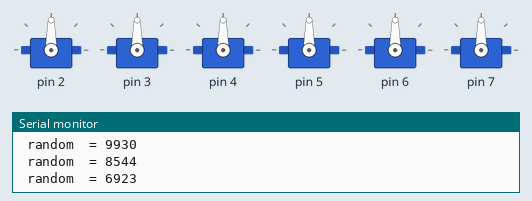
Bench run of a sketch on a simulated Arduino Uno, built with avr-gcc and run on an emulated ATmega328P. Parts: 6 × servo, the last lines printed to the serial monitor. Random numbers use the default seed unless the sketch sets one.

Above: at 0.08 s.
At 0.9 s:
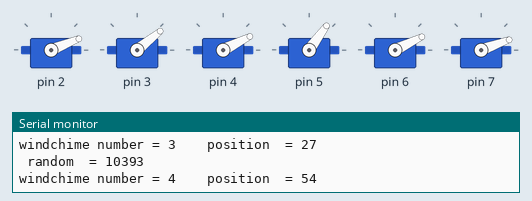
At 11.5 s:
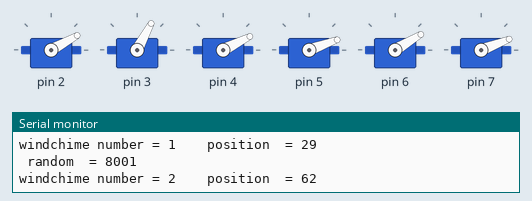
At 19.7 s:
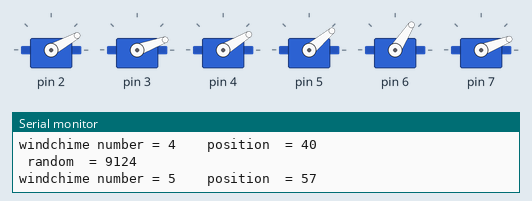
At 29.1 s:
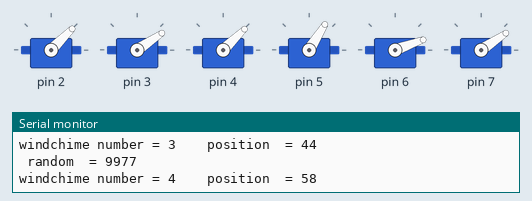
At 39.2 s:
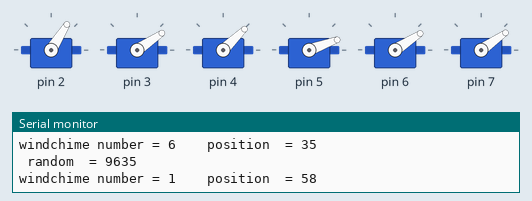
Timing chart, 0 to 40.0 s (numbered marks = the images above):
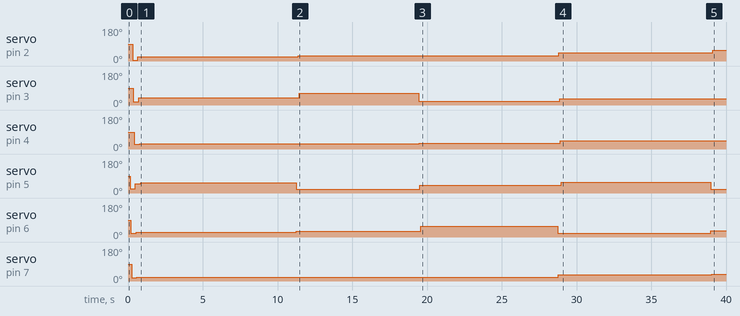

The sketch:

sketch_apr28a.ino
```cpp
#include <Servo.h>

long randNumber;
long randNumber2;
const int analogInPin = A0;

class Windchime
{
  Servo servo;              // the servo
  int pos = 0 ;              // current servo position
  int increment;        // increment to move for each interval
  int  updateInterval;      // interval between updates
  unsigned long lastUpdate; // last update of position
  int chime; // names the each windchime

public:

 int sensorValue = 0;
 int outputValue = 0;

  Windchime(int interval, int steps)
  {

  }

  void Attach(int pin)
  {
    servo.attach(pin);
  }

  void Detach()
  {
    servo.detach();
  }

  void Update(int chime, int interval, int steps)
  {
    updateInterval = interval;
      randNumber = random(5000,13000);
     increment = random(randNumber2, 30);
          //increment = steps;

       Serial.print(" random  = " );
     Serial.println(randNumber);

    if((millis() - lastUpdate) > updateInterval)  // time to update
    {
     Serial.print("windchime number = " );
     Serial.print(chime);
     Serial.print("\t");
     Serial.print(' ');

     lastUpdate = millis();
     pos += (increment);
     servo.write(pos);
     Serial.print(" position  = " );
     Serial.println(pos);


     while (pos >= 50) // swing the wind chime back
      {
           delay(randNumber);

        lastUpdate = millis();
        pos = (20);
        servo.write(pos);

        Serial.print("windchime number = " );
        Serial.print(chime);
         Serial.print("\t");
        Serial.print("return position " );
        Serial.println(pos);

      }
    }
  }
};

Windchime windchime1(100,1);
Windchime windchime2(100,1);
 Windchime windchime3(100,1);
Windchime windchime4(100,1);
Windchime windchime5(100,1);
Windchime windchime6(100,1);


void setup()
{
  Serial.begin(9600);
   windchime1.Attach(2);
   windchime2.Attach(3);
  windchime3.Attach(4);
   windchime4.Attach(5);
   windchime5.Attach(6);
   windchime6.Attach(7);

}

void loop()
{
    windchime1.Update(1, 100, 5);
    windchime2.Update(2, 100, 25);
    windchime3.Update(3, 100, 40);
    windchime4.Update(4, 100, 25);
    windchime5.Update(5, 100, 25);
    windchime6.Update(6, 100, 30);
 }
```

Measured:
- by itself, servo on pin 2: 90° → 3° at 0.31 s, → 22° 0.35 s later, → 29° 10.7 s later, → 45° 17.4 s later, … (5 changes in this stretch)
- by itself, servo on pin 3: 90° → 18° at 0.37 s, → 39° 0.35 s later, → 62° 10.7 s later, → 20° 8.0 s later, … (5 changes in this stretch)
- by itself, servo on pin 4: 90° → 25° at 0.43 s, → 27° 0.35 s later, → 31° 18.7 s later, → 44° 9.5 s later
- by itself, servo on pin 5: 90° → 22° at 0.13 s, → 48° 0.35 s later, → 54° 0.35 s later, → 20° 10.4 s later, … (7 changes in this stretch)
- by itself, servo on pin 6: ramps from 19° to 57° and jumps back, once every 28.5 s
- by itself, servo on pin 7: 90° → 17° at 0.25 s, → 20° 0.35 s later, → 21° 10.7 s later, → 34° 17.4 s later, … (5 changes in this stretch)
